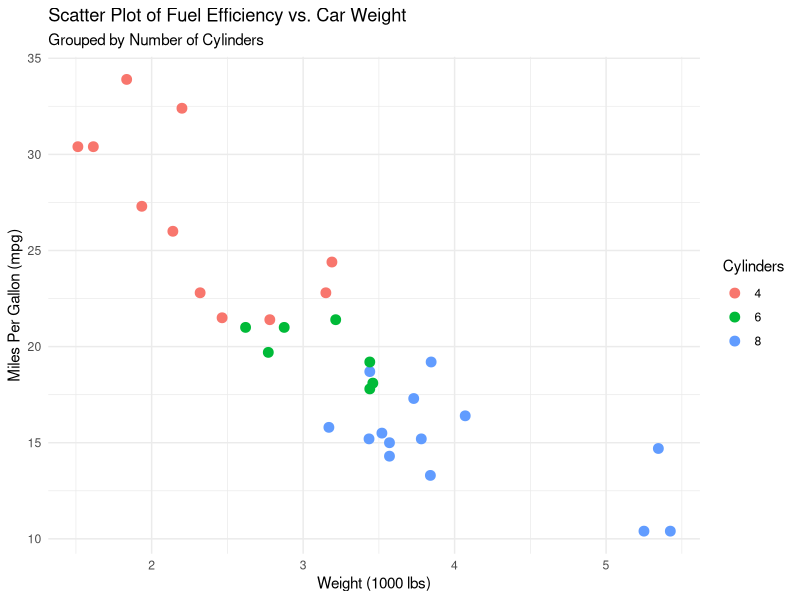

The R script that drew this image:
## ---- chunk 1
#| echo: false
#Loading the Dataset
data(mtcars)
## ---- chunk 2
#| echo: false
#Displaying the first 5 rows of the dataset
head(mtcars)
## ---- chunk 3
#| echo: false
#Displaying the statistics of 3 columns of the dataset
summary(mtcars[, c("mpg", "wt", "cyl")])
## ---- chunk 4
#| echo: false
#Importing the library
library(ggplot2)

# Creating the scatter plot
ggplot(mtcars, aes(x = wt, y = mpg, color = as.factor(cyl))) +
  geom_point(size = 3) +
  #Setting the title and name of the axis for the plot
  labs(
    title = "Scatter Plot of Fuel Efficiency vs. Car Weight",
    subtitle = "Grouped by Number of Cylinders",
    x = "Weight (1000 lbs)",
    y = "Miles Per Gallon (mpg)",
    color = "Cylinders"
  ) +
  theme_minimal()

